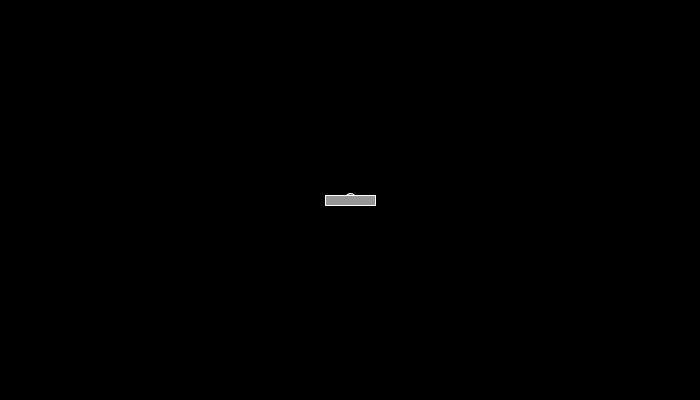
Frame 1 (no input)
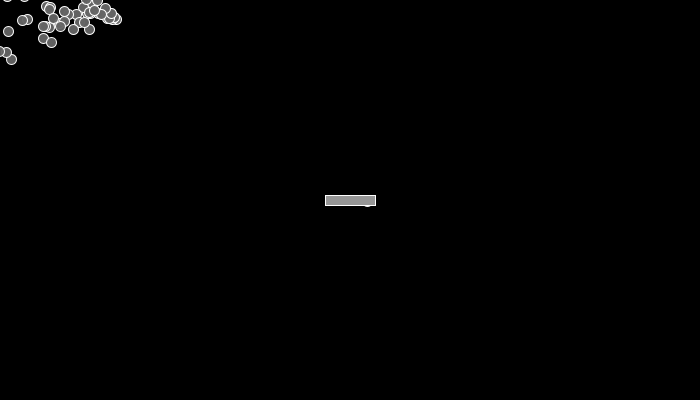
Frame 60 (the mouse pressed at the canvas centre just before this capture)
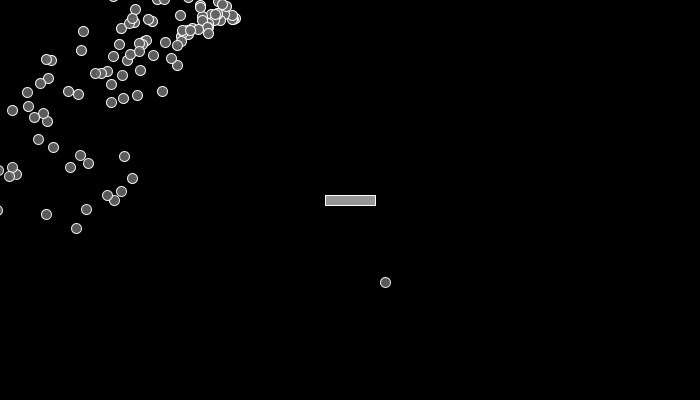
Frame 120 (the mouse held since frame 60 and released just before this capture)

The Processing sketch that drew these frames (run headless with seeded random() and noise(); from frame 60 on, the mouse is pressed at the canvas centre):

// Processing sketch: processing_41468
// ── processing_41468.pde

ParticleSystem ps;
int partx = 0;
int party = 20;
int direction = 2;
int rectx;
int recty;
int rectwidth = 50;
int rectheight = 10;

void setup() {
  size(700, 400);

  rectx = width/2;
  recty = height/2;

  colorMode(RGB, 255, 255, 255, 100);
  ps = new ParticleSystem(1, new PVector(width/2, height/2, 0));
  smooth();
}

void draw() {
  background(0);
  ps.run();
  ps.addParticle(partx, party);
  partx = partx + direction;

  //  if (partx > 699) {
  //    partx = partx - 2;
  //  }
  stroke(255);
  fill(150);
  rectMode(CENTER);
  rect(rectx, recty, rectwidth, rectheight);

//  rectx = (rectx+1)%width;

  if (partx > width) {
    direction = -2;
  }
  if (partx < 0) {
    direction = 2;
  }
}
//bar



// A class to describe a group of Particles
// An ArrayList is used to manage the list of Particles 

class ParticleSystem {

  ArrayList particles;    // An arraylist for all the particles
  PVector origin;        // An origin point for where particles are born

    ParticleSystem(int num, PVector v) {
    particles = new ArrayList();              // Initialize the arraylist
    origin = v.get();                        // Store the origin point
    for (int i = 0; i < num; i++) {
      particles.add(new Particle(origin));    // Add "num" amount of particles to the arraylist
    }
  }

  void run() {
    // Cycle through the ArrayList backwards b/c we are deleting
    for (int i = particles.size()-1; i >= 0; i--) {
      Particle p = (Particle) particles.get(i);
      p.run();
      if (p.dead()) {
        particles.remove(i);
      }
    }
  }

  void addParticle() {
    particles.add(new Particle(origin));
  }

  void addParticle(float x, float y) {
    particles.add(new Particle(new PVector(x, y)));
  }

  void addParticle(Particle p) {
    particles.add(p);
  }

  // A method to test if the particle system still has particles
  boolean dead() {
    if (particles.isEmpty()) {
      return true;
    } 
    else {
      return false;
    }
  }
}

// A simple Particle class

class Particle {
  PVector loc;
  PVector vel;
  PVector acc;
  float r;
  float timer;
// sound variable

  // Another constructor (the one we are using here)
  Particle(PVector l) {
    acc = new PVector(0, 0.05, 0);
    vel = new PVector(random(-1, 1), random(-2, 0), 0);
    loc = l.get();
    r = 10.0;
    timer = 100.0;
    //load sound
  }

  void run() {
    update();
    render();
  }

  // Method to update location
  void update() {
    vel.add(acc);
    loc.add(vel);
    timer -= 0.1;

    if (loc.x > rectx - rectwidth/2 && loc.x < rectx + rectwidth/2 && loc.y > recty - rectheight/2 && loc.y < recty + rectheight/2) {
      vel.y = -vel.y;
    }
  }

  // Method to display
  void render() {
    ellipseMode(CENTER);
    stroke(255, timer);
    fill(100, timer);
    ellipse(loc.x, loc.y, r, r);
    //   displayVector(vel, loc.x, loc.y, 10);
  }

  // Is the particle still useful?
  boolean dead() {
    if (timer <= 0.0) {
      return true;
    } 
    else {
      return false;
    }
  }
}
